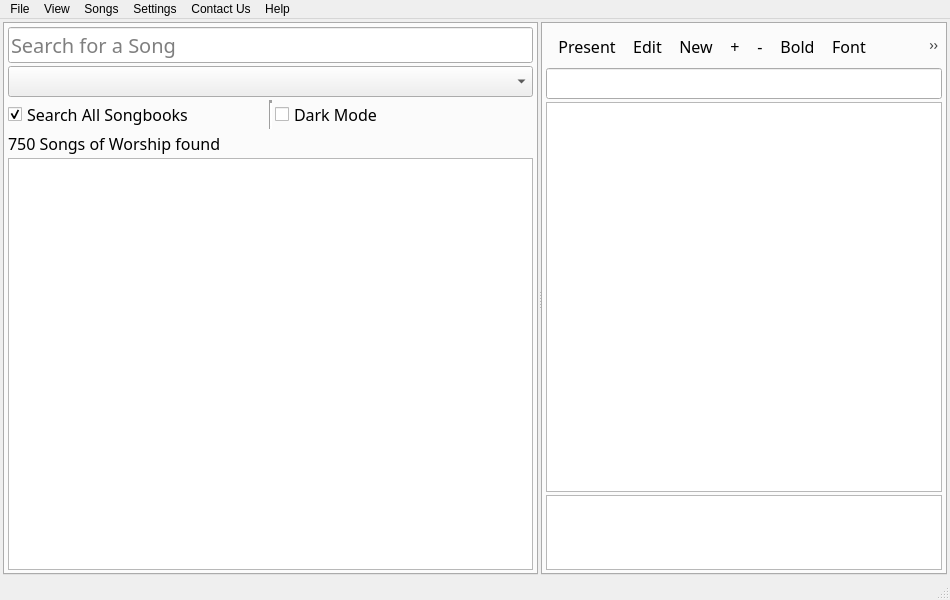
<?xml version="1.0" encoding="UTF-8"?>
<ui version="4.0">
 <class>AppMain</class>
 <widget class="QMainWindow" name="AppMain">
  <property name="geometry">
   <rect>
    <x>0</x>
    <y>0</y>
    <width>950</width>
    <height>600</height>
   </rect>
  </property>
  <property name="sizePolicy">
   <sizepolicy hsizetype="Preferred" vsizetype="Preferred">
    <horstretch>0</horstretch>
    <verstretch>0</verstretch>
   </sizepolicy>
  </property>
  <property name="minimumSize">
   <size>
    <width>400</width>
    <height>0</height>
   </size>
  </property>
  <property name="windowTitle">
   <string>vSongBook</string>
  </property>
  <property name="windowIcon">
   <iconset resource="icons/icons.qrc">
    <normaloff>:/icons/appicon</normaloff>:/icons/appicon</iconset>
  </property>
  <widget class="QWidget" name="WidgetCentral">
   <property name="sizePolicy">
    <sizepolicy hsizetype="Minimum" vsizetype="Preferred">
     <horstretch>0</horstretch>
     <verstretch>0</verstretch>
    </sizepolicy>
   </property>
   <property name="minimumSize">
    <size>
     <width>400</width>
     <height>0</height>
    </size>
   </property>
   <layout class="QVBoxLayout" name="verticalLayout_7">
    <property name="spacing">
     <number>3</number>
    </property>
    <property name="leftMargin">
     <number>3</number>
    </property>
    <property name="topMargin">
     <number>3</number>
    </property>
    <property name="rightMargin">
     <number>3</number>
    </property>
    <property name="bottomMargin">
     <number>3</number>
    </property>
    <item>
     <widget class="QSplitter" name="SplitterMain">
      <property name="sizePolicy">
       <sizepolicy hsizetype="Preferred" vsizetype="Expanding">
        <horstretch>0</horstretch>
        <verstretch>0</verstretch>
       </sizepolicy>
      </property>
      <property name="orientation">
       <enum>Qt::Horizontal</enum>
      </property>
      <property name="handleWidth">
       <number>3</number>
      </property>
      <widget class="QWidget" name="verticalLayoutWidget_3">
       <layout class="QVBoxLayout" name="VLayoutLeft">
        <item>
         <widget class="QTabWidget" name="MainTabLeft">
          <property name="enabled">
           <bool>true</bool>
          </property>
          <property name="sizePolicy">
           <sizepolicy hsizetype="Minimum" vsizetype="Expanding">
            <horstretch>0</horstretch>
            <verstretch>0</verstretch>
           </sizepolicy>
          </property>
          <property name="minimumSize">
           <size>
            <width>350</width>
            <height>0</height>
           </size>
          </property>
          <property name="maximumSize">
           <size>
            <width>16777215</width>
            <height>16777215</height>
           </size>
          </property>
          <property name="sizeIncrement">
           <size>
            <width>400</width>
            <height>0</height>
           </size>
          </property>
          <property name="font">
           <font>
            <family>Trebuchet MS</family>
            <pointsize>15</pointsize>
            <weight>50</weight>
            <bold>false</bold>
           </font>
          </property>
          <property name="tabPosition">
           <enum>QTabWidget::North</enum>
          </property>
          <property name="tabShape">
           <enum>QTabWidget::Rounded</enum>
          </property>
          <property name="currentIndex">
           <number>0</number>
          </property>
          <property name="movable">
           <bool>true</bool>
          </property>
          <property name="tabBarAutoHide">
           <bool>true</bool>
          </property>
          <widget class="QWidget" name="WdgSearch">
           <property name="font">
            <font>
             <family>Trebuchet MS</family>
             <pointsize>12</pointsize>
             <weight>50</weight>
             <bold>false</bold>
            </font>
           </property>
           <property name="statusTip">
            <string extracomment="Search for a Song"/>
           </property>
           <property name="accessibleName">
            <string extracomment="This has to be equal to the tab title in all the main tabs">Search</string>
           </property>
           <attribute name="title">
            <string>Search</string>
           </attribute>
           <layout class="QVBoxLayout" name="verticalLayout_2">
            <property name="spacing">
             <number>3</number>
            </property>
            <property name="leftMargin">
             <number>3</number>
            </property>
            <property name="topMargin">
             <number>3</number>
            </property>
            <property name="rightMargin">
             <number>3</number>
            </property>
            <property name="bottomMargin">
             <number>3</number>
            </property>
            <item>
             <widget class="QLineEdit" name="TxtSearch">
              <property name="sizePolicy">
               <sizepolicy hsizetype="Preferred" vsizetype="Fixed">
                <horstretch>0</horstretch>
                <verstretch>0</verstretch>
               </sizepolicy>
              </property>
              <property name="font">
               <font>
                <family>Trebuchet MS</family>
                <pointsize>15</pointsize>
                <weight>50</weight>
                <bold>false</bold>
               </font>
              </property>
              <property name="placeholderText">
               <string>Search for a Song</string>
              </property>
             </widget>
            </item>
            <item>
             <widget class="QComboBox" name="CmbSongbooks">
              <property name="currentText">
               <string/>
              </property>
             </widget>
            </item>
            <item>
             <layout class="QHBoxLayout" name="horizontalLayout">
              <item>
               <widget class="QCheckBox" name="ChkSearchCriteria">
                <property name="sizePolicy">
                 <sizepolicy hsizetype="Preferred" vsizetype="Fixed">
                  <horstretch>0</horstretch>
                  <verstretch>0</verstretch>
                 </sizepolicy>
                </property>
                <property name="text">
                 <string>Search All Songbooks</string>
                </property>
                <property name="checked">
                 <bool>true</bool>
                </property>
               </widget>
              </item>
              <item>
               <widget class="Line" name="line">
                <property name="font">
                 <font>
                  <family>Trebuchet MS</family>
                  <pointsize>12</pointsize>
                  <weight>75</weight>
                  <bold>true</bold>
                 </font>
                </property>
                <property name="frameShadow">
                 <enum>QFrame::Sunken</enum>
                </property>
                <property name="lineWidth">
                 <number>3</number>
                </property>
                <property name="orientation">
                 <enum>Qt::Vertical</enum>
                </property>
               </widget>
              </item>
              <item>
               <widget class="QCheckBox" name="ChkDarkMode">
                <property name="text">
                 <string>Dark Mode</string>
                </property>
               </widget>
              </item>
             </layout>
            </item>
            <item>
             <widget class="QLabel" name="LblResult">
              <property name="sizePolicy">
               <sizepolicy hsizetype="Preferred" vsizetype="Minimum">
                <horstretch>0</horstretch>
                <verstretch>0</verstretch>
               </sizepolicy>
              </property>
              <property name="text">
               <string>750 Songs of Worship found</string>
              </property>
             </widget>
            </item>
            <item>
             <widget class="QListView" name="LstResults">
              <property name="sizePolicy">
               <sizepolicy hsizetype="Preferred" vsizetype="Expanding">
                <horstretch>0</horstretch>
                <verstretch>0</verstretch>
               </sizepolicy>
              </property>
              <property name="horizontalScrollBarPolicy">
               <enum>Qt::ScrollBarAlwaysOff</enum>
              </property>
             </widget>
            </item>
           </layout>
          </widget>
         </widget>
        </item>
       </layout>
      </widget>
      <widget class="QWidget" name="verticalLayoutWidget_4">
       <layout class="QVBoxLayout" name="VLayoutRight">
        <item>
         <widget class="QTabWidget" name="MainTabRight">
          <property name="enabled">
           <bool>true</bool>
          </property>
          <property name="sizePolicy">
           <sizepolicy hsizetype="Expanding" vsizetype="Expanding">
            <horstretch>0</horstretch>
            <verstretch>0</verstretch>
           </sizepolicy>
          </property>
          <property name="minimumSize">
           <size>
            <width>0</width>
            <height>0</height>
           </size>
          </property>
          <property name="font">
           <font>
            <family>Trebuchet MS</family>
            <pointsize>15</pointsize>
            <weight>50</weight>
            <bold>false</bold>
           </font>
          </property>
          <property name="tabPosition">
           <enum>QTabWidget::North</enum>
          </property>
          <property name="tabShape">
           <enum>QTabWidget::Rounded</enum>
          </property>
          <property name="currentIndex">
           <number>0</number>
          </property>
          <property name="movable">
           <bool>true</bool>
          </property>
          <property name="tabBarAutoHide">
           <bool>true</bool>
          </property>
          <widget class="QWidget" name="WdgPreview">
           <property name="font">
            <font>
             <family>Trebuchet MS</family>
             <pointsize>12</pointsize>
             <weight>50</weight>
             <bold>false</bold>
            </font>
           </property>
           <property name="accessibleName">
            <string extracomment="This has to be equal to the tab title in all the main tabs">History</string>
           </property>
           <attribute name="title">
            <string>Song Preview</string>
           </attribute>
           <layout class="QVBoxLayout" name="LayoutPreview">
            <property name="spacing">
             <number>3</number>
            </property>
            <property name="leftMargin">
             <number>3</number>
            </property>
            <property name="topMargin">
             <number>3</number>
            </property>
            <property name="rightMargin">
             <number>3</number>
            </property>
            <property name="bottomMargin">
             <number>3</number>
            </property>
            <item>
             <widget class="QToolBar" name="ToolbarPreview">
              <property name="windowTitle">
               <string notr="true">toolBar1</string>
              </property>
              <property name="toolButtonStyle">
               <enum>Qt::ToolButtonTextBesideIcon</enum>
              </property>
              <addaction name="actionPresent"/>
              <addaction name="actionEdit"/>
              <addaction name="actionNewsong"/>
              <addaction name="actionBigger"/>
              <addaction name="actionSmaller"/>
              <addaction name="actionBold"/>
              <addaction name="actionFont"/>
              <addaction name="actionPreferences"/>
             </widget>
            </item>
            <item>
             <widget class="QLineEdit" name="TxtPreviewTitle">
              <property name="readOnly">
               <bool>true</bool>
              </property>
             </widget>
            </item>
            <item>
             <widget class="QPlainTextEdit" name="TxtPreviewContent">
              <property name="sizePolicy">
               <sizepolicy hsizetype="Expanding" vsizetype="Expanding">
                <horstretch>0</horstretch>
                <verstretch>0</verstretch>
               </sizepolicy>
              </property>
              <property name="frameShadow">
               <enum>QFrame::Sunken</enum>
              </property>
              <property name="verticalScrollBarPolicy">
               <enum>Qt::ScrollBarAsNeeded</enum>
              </property>
              <property name="horizontalScrollBarPolicy">
               <enum>Qt::ScrollBarAlwaysOff</enum>
              </property>
              <property name="readOnly">
               <bool>true</bool>
              </property>
             </widget>
            </item>
            <item>
             <widget class="QPlainTextEdit" name="TxtPreviewAlias">
              <property name="sizePolicy">
               <sizepolicy hsizetype="Expanding" vsizetype="Maximum">
                <horstretch>0</horstretch>
                <verstretch>0</verstretch>
               </sizepolicy>
              </property>
              <property name="minimumSize">
               <size>
                <width>0</width>
                <height>75</height>
               </size>
              </property>
              <property name="maximumSize">
               <size>
                <width>16777215</width>
                <height>75</height>
               </size>
              </property>
              <property name="readOnly">
               <bool>true</bool>
              </property>
             </widget>
            </item>
           </layout>
          </widget>
         </widget>
        </item>
       </layout>
      </widget>
     </widget>
    </item>
   </layout>
  </widget>
  <widget class="QStatusBar" name="statusbar"/>
  <widget class="QMenuBar" name="menuBar">
   <property name="geometry">
    <rect>
     <x>0</x>
     <y>0</y>
     <width>950</width>
     <height>21</height>
    </rect>
   </property>
   <widget class="QMenu" name="menuFile">
    <property name="title">
     <string>File</string>
    </property>
    <addaction name="actionExit"/>
   </widget>
   <widget class="QMenu" name="menuSongs">
    <property name="title">
     <string>Songs</string>
    </property>
    <addaction name="actionNew_Song"/>
    <addaction name="actionEdit_Song"/>
    <addaction name="actionDelete_Song"/>
    <addaction name="separator"/>
    <addaction name="actionSearch"/>
    <addaction name="actionSearchAll"/>
    <addaction name="separator"/>
    <addaction name="actionSongbooks"/>
    <addaction name="actionOnline"/>
   </widget>
   <widget class="QMenu" name="menuSupport">
    <property name="title">
     <string>Help</string>
    </property>
    <addaction name="actionAbout"/>
    <addaction name="actionTutorial"/>
    <addaction name="separator"/>
    <addaction name="actionDonate"/>
    <addaction name="actionCheck_Updates"/>
    <addaction name="actionContribute"/>
    <addaction name="separator"/>
    <addaction name="actionFeature_Request"/>
    <addaction name="actionBug_Report"/>
   </widget>
   <widget class="QMenu" name="menuView">
    <property name="title">
     <string>View</string>
    </property>
    <addaction name="separator"/>
    <addaction name="actionSmaller_Font"/>
    <addaction name="actionBigger_Font"/>
    <addaction name="separator"/>
    <addaction name="actionChange_Font"/>
    <addaction name="actionBold_Text"/>
    <addaction name="separator"/>
    <addaction name="actionDarkMode"/>
   </widget>
   <widget class="QMenu" name="menuContact_Us">
    <property name="title">
     <string>Contact Us</string>
    </property>
    <addaction name="actionPhone"/>
    <addaction name="actionEmail"/>
    <addaction name="actionWebsite"/>
   </widget>
   <widget class="QMenu" name="menuSettings">
    <property name="title">
     <string>Settings</string>
    </property>
    <addaction name="actionManage_Settings"/>
    <addaction name="actionReset_Settings"/>
   </widget>
   <addaction name="menuFile"/>
   <addaction name="menuView"/>
   <addaction name="menuSongs"/>
   <addaction name="menuSettings"/>
   <addaction name="menuContact_Us"/>
   <addaction name="menuSupport"/>
  </widget>
  <action name="actionPresent">
   <property name="icon">
    <iconset resource="icons/icons.qrc">
     <normaloff>:/icons/present.png</normaloff>:/icons/present.png</iconset>
   </property>
   <property name="text">
    <string>Present</string>
   </property>
   <property name="toolTip">
    <string>Present Song</string>
   </property>
   <property name="shortcut">
    <string>F5</string>
   </property>
  </action>
  <action name="actionBigger">
   <property name="icon">
    <iconset resource="icons/icons.qrc">
     <normaloff>:/icons/bigger.png</normaloff>:/icons/bigger.png</iconset>
   </property>
   <property name="text">
    <string>+</string>
   </property>
   <property name="toolTip">
    <string>Bigger Text</string>
   </property>
   <property name="shortcut">
    <string>Up</string>
   </property>
  </action>
  <action name="actionSmaller">
   <property name="icon">
    <iconset resource="icons/icons.qrc">
     <normaloff>:/icons/smaller.png</normaloff>:/icons/smaller.png</iconset>
   </property>
   <property name="text">
    <string>-</string>
   </property>
   <property name="toolTip">
    <string>Smaller Text</string>
   </property>
   <property name="shortcut">
    <string>Down</string>
   </property>
  </action>
  <action name="actionBold">
   <property name="icon">
    <iconset resource="icons/icons.qrc">
     <normaloff>:/icons/bold.png</normaloff>:/icons/bold.png</iconset>
   </property>
   <property name="text">
    <string>Bold</string>
   </property>
   <property name="toolTip">
    <string>Make Bold</string>
   </property>
   <property name="shortcut">
    <string>Shift+B</string>
   </property>
  </action>
  <action name="actionExit">
   <property name="icon">
    <iconset resource="icons/icons.qrc">
     <normaloff>:/icons/close</normaloff>:/icons/close</iconset>
   </property>
   <property name="text">
    <string>Exit</string>
   </property>
  </action>
  <action name="actionAbout">
   <property name="icon">
    <iconset resource="icons/icons.qrc">
     <normaloff>:/icons/browser_open</normaloff>:/icons/browser_open</iconset>
   </property>
   <property name="text">
    <string>About vSongBook</string>
   </property>
  </action>
  <action name="actionTutorial">
   <property name="icon">
    <iconset resource="icons/icons.qrc">
     <normaloff>:/icons/whatis</normaloff>:/icons/whatis</iconset>
   </property>
   <property name="text">
    <string>How it Works</string>
   </property>
  </action>
  <action name="actionReset_Settings">
   <property name="icon">
    <iconset resource="icons/icons.qrc">
     <normaloff>:/icons/remove_extension</normaloff>:/icons/remove_extension</iconset>
   </property>
   <property name="text">
    <string>Reset Settings</string>
   </property>
  </action>
  <action name="actionManage_Settings">
   <property name="icon">
    <iconset resource="icons/icons.qrc">
     <normaloff>:/icons/settings</normaloff>:/icons/settings</iconset>
   </property>
   <property name="text">
    <string>Manage Settings</string>
   </property>
  </action>
  <action name="actionNew_Song">
   <property name="icon">
    <iconset resource="icons/icons.qrc">
     <normaloff>:/icons/field_add</normaloff>:/icons/field_add</iconset>
   </property>
   <property name="text">
    <string>New Song</string>
   </property>
   <property name="shortcut">
    <string>Ctrl+N</string>
   </property>
  </action>
  <action name="actionEdit_Song">
   <property name="icon">
    <iconset resource="icons/icons.qrc">
     <normaloff>:/icons/edit_cond_formats.png</normaloff>:/icons/edit_cond_formats.png</iconset>
   </property>
   <property name="text">
    <string>Edit Song</string>
   </property>
   <property name="shortcut">
    <string>Ctrl+E</string>
   </property>
  </action>
  <action name="actionDelete_Song">
   <property name="icon">
    <iconset resource="icons/icons.qrc">
     <normaloff>:/icons/delete.png</normaloff>:/icons/delete.png</iconset>
   </property>
   <property name="text">
    <string>Delete Song</string>
   </property>
   <property name="shortcut">
    <string>Ctrl+D</string>
   </property>
  </action>
  <action name="actionDonate">
   <property name="icon">
    <iconset resource="icons/icons.qrc">
     <normaloff>:/icons/filter</normaloff>:/icons/filter</iconset>
   </property>
   <property name="text">
    <string>Donate</string>
   </property>
  </action>
  <action name="actionContribute">
   <property name="icon">
    <iconset resource="icons/icons.qrc">
     <normaloff>:/icons/add_record</normaloff>:/icons/add_record</iconset>
   </property>
   <property name="text">
    <string>OS Contribution</string>
   </property>
  </action>
  <action name="actionCheck_Updates">
   <property name="icon">
    <iconset resource="icons/icons.qrc">
     <normaloff>:/icons/refresh</normaloff>:/icons/refresh</iconset>
   </property>
   <property name="text">
    <string>Check Updates</string>
   </property>
   <property name="shortcut">
    <string>Ctrl+U</string>
   </property>
  </action>
  <action name="actionBigger_Font">
   <property name="icon">
    <iconset resource="icons/icons.qrc">
     <normaloff>:/icons/bigger.png</normaloff>:/icons/bigger.png</iconset>
   </property>
   <property name="text">
    <string>Bigger Font</string>
   </property>
  </action>
  <action name="actionSmaller_Font">
   <property name="icon">
    <iconset resource="icons/icons.qrc">
     <normaloff>:/icons/smaller.png</normaloff>:/icons/smaller.png</iconset>
   </property>
   <property name="text">
    <string>Smaller Font</string>
   </property>
  </action>
  <action name="actionChange_Font">
   <property name="icon">
    <iconset resource="icons/icons.qrc">
     <normaloff>:/icons/font.png</normaloff>:/icons/font.png</iconset>
   </property>
   <property name="text">
    <string>Change Font</string>
   </property>
  </action>
  <action name="actionBold_Text">
   <property name="icon">
    <iconset resource="icons/icons.qrc">
     <normaloff>:/icons/bold.png</normaloff>:/icons/bold.png</iconset>
   </property>
   <property name="text">
    <string>Bold Text</string>
   </property>
  </action>
  <action name="actionPreferences">
   <property name="icon">
    <iconset resource="icons/icons.qrc">
     <normaloff>:/icons/keyword</normaloff>:/icons/keyword</iconset>
   </property>
   <property name="text">
    <string>Options</string>
   </property>
   <property name="shortcut">
    <string>Ctrl+P</string>
   </property>
  </action>
  <action name="actionEdit">
   <property name="icon">
    <iconset resource="icons/icons.qrc">
     <normaloff>:/icons/edit.png</normaloff>:/icons/edit.png</iconset>
   </property>
   <property name="text">
    <string>Edit</string>
   </property>
   <property name="shortcut">
    <string>Ctrl+E</string>
   </property>
  </action>
  <action name="actionNewsong">
   <property name="icon">
    <iconset resource="icons/icons.qrc">
     <normaloff>:/icons/field_add</normaloff>:/icons/field_add</iconset>
   </property>
   <property name="text">
    <string>New</string>
   </property>
  </action>
  <action name="actionSongbooks">
   <property name="icon">
    <iconset resource="icons/icons.qrc">
     <normaloff>:/icons/copy</normaloff>:/icons/copy</iconset>
   </property>
   <property name="text">
    <string>Manage Books</string>
   </property>
   <property name="shortcut">
    <string>Ctrl+B</string>
   </property>
  </action>
  <action name="actionOnline">
   <property name="icon">
    <iconset resource="icons/icons.qrc">
     <normaloff>:/icons/browser_open</normaloff>:/icons/browser_open</iconset>
   </property>
   <property name="text">
    <string>Online Content</string>
   </property>
   <property name="shortcut">
    <string>Ctrl+W</string>
   </property>
  </action>
  <action name="actionPhone">
   <property name="text">
    <string>Phone: +254 711 474787</string>
   </property>
  </action>
  <action name="actionEmail">
   <property name="text">
    <string>Email: appsmatake@gmail.com</string>
   </property>
  </action>
  <action name="actionWebsite">
   <property name="text">
    <string>Website: http://appsmata.com</string>
   </property>
  </action>
  <action name="actionFeature_Request">
   <property name="text">
    <string>Feature Request</string>
   </property>
  </action>
  <action name="actionBug_Report">
   <property name="text">
    <string>Bug Report</string>
   </property>
  </action>
  <action name="actionFont">
   <property name="icon">
    <iconset resource="icons/icons.qrc">
     <normaloff>:/icons/font.png</normaloff>:/icons/font.png</iconset>
   </property>
   <property name="text">
    <string>Font</string>
   </property>
   <property name="toolTip">
    <string>Change Font Type</string>
   </property>
   <property name="shortcut">
    <string>Shift+F</string>
   </property>
  </action>
  <action name="actionSearch">
   <property name="icon">
    <iconset resource="icons/icons.qrc">
     <normaloff>:/icons/find</normaloff>:/icons/find</iconset>
   </property>
   <property name="text">
    <string>Search a Song</string>
   </property>
   <property name="shortcut">
    <string>Ctrl+F</string>
   </property>
  </action>
  <action name="actionSearchAll">
   <property name="checkable">
    <bool>true</bool>
   </property>
   <property name="text">
    <string>Search all Songs</string>
   </property>
  </action>
  <action name="actionDarkMode">
   <property name="checkable">
    <bool>true</bool>
   </property>
   <property name="text">
    <string>Dark Mode</string>
   </property>
   <property name="shortcut">
    <string>Shift+D</string>
   </property>
  </action>
 </widget>
 <resources>
  <include location="icons/icons.qrc"/>
 </resources>
 <connections/>
 <slots>
  <slot>fileOpen()</slot>
  <slot>fileClose()</slot>
  <slot>browseFind(bool)</slot>
  <slot>refresh()</slot>
  <slot>compact()</slot>
  <slot>helpWhatsThis()</slot>
  <slot>mainTabSelected(int)</slot>
  <slot>executeQuery()</slot>
  <slot>importTableFromCSV()</slot>
  <slot>exportTableToCSV()</slot>
  <slot>fileRevert()</slot>
  <slot>fileSave()</slot>
  <slot>deleteIndex()</slot>
  <slot>createIndex()</slot>
  <slot>createTable()</slot>
  <slot>deleteObject()</slot>
  <slot>editObject()</slot>
  <slot>editTablePopup()</slot>
  <slot>addField()</slot>
  <slot>editField()</slot>
  <slot>exportDatabaseToSQL()</slot>
  <slot>importDatabaseFromSQL()</slot>
  <slot>openPreferences()</slot>
  <slot>createTreeContextMenu(QPoint)</slot>
  <slot>changeTreeSelection()</slot>
  <slot>fileNew()</slot>
  <slot>helpAbout()</slot>
  <slot>deleteField()</slot>
  <slot>loadPragmas()</slot>
  <slot>savePragmas()</slot>
  <slot>copy()</slot>
  <slot>closeSqlTab(int)</slot>
  <slot>openSqlTab()</slot>
  <slot>openSqlFile()</slot>
  <slot>saveSqlFile()</slot>
  <slot>loadExtension()</slot>
  <slot>loadProject()</slot>
  <slot>saveProject()</slot>
  <slot>fileAttach()</slot>
  <slot>editEncryption()</slot>
  <slot>saveSqlFileAs()</slot>
  <slot>switchToBrowseDataTab()</slot>
  <slot>copyCurrentCreateStatement()</slot>
  <slot>browseDataFetchAllData()</slot>
  <slot>exportTableToJson()</slot>
  <slot>fileOpenReadOnly()</slot>
  <slot>saveSqlResultsAsCsv()</slot>
  <slot>saveSqlResultsAsView()</slot>
  <slot>changeSqlTab(int)</slot>
  <slot>renameSqlTab(int)</slot>
  <slot>fileNewInMemoryDatabase()</slot>
  <slot>showContextMenuSqlTabBar(QPoint)</slot>
 </slots>
</ui>
